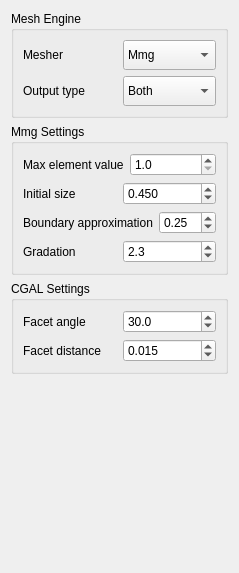
       <widget class="QWidget" name="tabMesh">
        <attribute name="title">
         <string>Mesh</string>
        </attribute>
        <layout class="QVBoxLayout" name="verticalLayout_12">
         <item>
          <widget class="QGroupBox" name="groupBox_7">
           <property name="title">
            <string>Mesh Engine</string>
           </property>
           <layout class="QVBoxLayout" name="verticalLayout_8">
            <item>
             <layout class="QHBoxLayout" name="horizontalLayout_23">
              <item>
               <widget class="QLabel" name="label_10">
                <property name="sizePolicy">
                 <sizepolicy hsizetype="Preferred" vsizetype="Preferred">
                  <horstretch>0</horstretch>
                  <verstretch>0</verstretch>
                 </sizepolicy>
                </property>
                <property name="minimumSize">
                 <size>
                  <width>0</width>
                  <height>0</height>
                 </size>
                </property>
                <property name="toolTip">
                 <string>&lt;html&gt;&lt;head/&gt;&lt;body&gt;&lt;p&gt;Mesh library to use.&lt;/p&gt;&lt;/body&gt;&lt;/html&gt;</string>
                </property>
                <property name="text">
                 <string>Mesher</string>
                </property>
                <property name="alignment">
                 <set>Qt::AlignLeading|Qt::AlignLeft|Qt::AlignVCenter</set>
                </property>
                <property name="margin">
                 <number>2</number>
                </property>
               </widget>
              </item>
              <item>
               <widget class="QComboBox" name="mesherCombo">
                <property name="sizePolicy">
                 <sizepolicy hsizetype="Preferred" vsizetype="Fixed">
                  <horstretch>0</horstretch>
                  <verstretch>0</verstretch>
                 </sizepolicy>
                </property>
                <property name="minimumSize">
                 <size>
                  <width>0</width>
                  <height>30</height>
                 </size>
                </property>
                <property name="toolTip">
                 <string>&lt;html&gt;&lt;head/&gt;&lt;body&gt;&lt;p&gt;Mesh library to use.&lt;/p&gt;&lt;/body&gt;&lt;/html&gt;</string>
                </property>
                <property name="currentIndex">
                 <number>0</number>
                </property>
                <property name="frame">
                 <bool>true</bool>
                </property>
                <item>
                 <property name="text">
                  <string>Mmg</string>
                 </property>
                </item>
                <item>
                 <property name="text">
                  <string>CGAL</string>
                 </property>
                </item>
               </widget>
              </item>
             </layout>
            </item>
            <item>
             <layout class="QHBoxLayout" name="expertLayout1">
              <item>
               <widget class="QLabel" name="outputTypeLabel">
                <property name="sizePolicy">
                 <sizepolicy hsizetype="Preferred" vsizetype="Preferred">
                  <horstretch>0</horstretch>
                  <verstretch>0</verstretch>
                 </sizepolicy>
                </property>
                <property name="minimumSize">
                 <size>
                  <width>0</width>
                  <height>0</height>
                 </size>
                </property>
                <property name="text">
                 <string>Output type</string>
                </property>
                <property name="alignment">
                 <set>Qt::AlignLeading|Qt::AlignLeft|Qt::AlignVCenter</set>
                </property>
                <property name="margin">
                 <number>2</number>
                </property>
               </widget>
              </item>
              <item>
               <widget class="QComboBox" name="outputTypeCombo">
                <property name="sizePolicy">
                 <sizepolicy hsizetype="Preferred" vsizetype="Fixed">
                  <horstretch>0</horstretch>
                  <verstretch>0</verstretch>
                 </sizepolicy>
                </property>
                <property name="minimumSize">
                 <size>
                  <width>0</width>
                  <height>30</height>
                 </size>
                </property>
                <property name="currentIndex">
                 <number>0</number>
                </property>
                <property name="frame">
                 <bool>true</bool>
                </property>
                <item>
                 <property name="text">
                  <string>Both</string>
                 </property>
                </item>
                <item>
                 <property name="text">
                  <string>Scaffold</string>
                 </property>
                </item>
                <item>
                 <property name="text">
                  <string>Void</string>
                 </property>
                </item>
               </widget>
              </item>
             </layout>
            </item>
           </layout>
          </widget>
         </item>
         <item>
          <widget class="QGroupBox" name="groupBoxMMG">
           <property name="title">
            <string>Mmg Settings</string>
           </property>
           <layout class="QVBoxLayout" name="verticalLayout">
            <item>
             <layout class="QHBoxLayout" name="horizontalLayout_6">
              <item>
               <widget class="QLabel" name="label_14">
                <property name="text">
                 <string>Max element value</string>
                </property>
               </widget>
              </item>
              <item>
               <widget class="QDoubleSpinBox" name="maxElementValueSpinBox">
                <property name="toolTip">
                 <string>&lt;html&gt;&lt;head/&gt;&lt;body&gt;&lt;p&gt;TetGen max volume constraint as a fraction of the minimal unit cell size.&lt;/p&gt;&lt;/body&gt;&lt;/html&gt;</string>
                </property>
                <property name="decimals">
                 <number>1</number>
                </property>
                <property name="minimum">
                 <double>1.000000000000000</double>
                </property>
                <property name="maximum">
                 <double>60.000000000000000</double>
                </property>
                <property name="singleStep">
                 <double>0.100000000000000</double>
                </property>
                <property name="value">
                 <double>1.000000000000000</double>
                </property>
               </widget>
              </item>
             </layout>
            </item>
            <item>
             <layout class="QHBoxLayout" name="horizontalLayout_10">
              <item>
               <widget class="QLabel" name="label_15">
                <property name="toolTip">
                 <string>&lt;html&gt;&lt;head/&gt;&lt;body&gt;&lt;p&gt;Base mesh size. Scales with the smallest feature size.&lt;/p&gt;&lt;/body&gt;&lt;/html&gt;</string>
                </property>
                <property name="text">
                 <string>Initial size</string>
                </property>
               </widget>
              </item>
              <item>
               <widget class="QDoubleSpinBox" name="initialSizeSpinBox">
                <property name="toolTip">
                 <string>&lt;html&gt;&lt;head/&gt;&lt;body&gt;&lt;p&gt;Base mesh size. Scales with the smallest feature size.&lt;/p&gt;&lt;/body&gt;&lt;/html&gt;</string>
                </property>
                <property name="decimals">
                 <number>3</number>
                </property>
                <property name="minimum">
                 <double>0.000000000000000</double>
                </property>
                <property name="maximum">
                 <double>60.000000000000000</double>
                </property>
                <property name="singleStep">
                 <double>0.100000000000000</double>
                </property>
                <property name="value">
                 <double>0.450000000000000</double>
                </property>
               </widget>
              </item>
             </layout>
            </item>
            <item>
             <layout class="QHBoxLayout" name="horizontalLayout_2">
              <item>
               <widget class="QLabel" name="label_12">
                <property name="toolTip">
                 <string>&lt;html&gt;&lt;head/&gt;&lt;body&gt;&lt;p&gt;Maximal Hausdorff distance for the boundaries approximation. Scales with the mean feature size.&lt;/p&gt;&lt;/body&gt;&lt;/html&gt;</string>
                </property>
                <property name="text">
                 <string>Boundary approximation</string>
                </property>
               </widget>
              </item>
              <item>
               <widget class="QDoubleSpinBox" name="boundaryAprxSpinBox">
                <property name="toolTip">
                 <string>&lt;html&gt;&lt;head/&gt;&lt;body&gt;&lt;p&gt;Maximal Hausdorff distance for the boundaries approximation. Scales with the mean feature size.&lt;/p&gt;&lt;/body&gt;&lt;/html&gt;</string>
                </property>
                <property name="minimum">
                 <double>0.010000000000000</double>
                </property>
                <property name="maximum">
                 <double>10.000000000000000</double>
                </property>
                <property name="singleStep">
                 <double>0.010000000000000</double>
                </property>
                <property name="value">
                 <double>0.250000000000000</double>
                </property>
               </widget>
              </item>
             </layout>
            </item>
            <item>
             <layout class="QHBoxLayout" name="horizontalLayout_4">
              <item>
               <widget class="QLabel" name="label_13">
                <property name="toolTip">
                 <string>&lt;html&gt;&lt;head/&gt;&lt;body&gt;&lt;p&gt;Gradation value&lt;/p&gt;&lt;/body&gt;&lt;/html&gt;</string>
                </property>
                <property name="text">
                 <string>Gradation</string>
                </property>
               </widget>
              </item>
              <item>
               <widget class="QDoubleSpinBox" name="gradationSpinBox">
                <property name="toolTip">
                 <string>&lt;html&gt;&lt;head/&gt;&lt;body&gt;&lt;p&gt;Gradation value&lt;/p&gt;&lt;/body&gt;&lt;/html&gt;</string>
                </property>
                <property name="decimals">
                 <number>1</number>
                </property>
                <property name="minimum">
                 <double>0.100000000000000</double>
                </property>
                <property name="maximum">
                 <double>10.000000000000000</double>
                </property>
                <property name="singleStep">
                 <double>0.010000000000000</double>
                </property>
                <property name="value">
                 <double>2.300000000000000</double>
                </property>
               </widget>
              </item>
             </layout>
            </item>
           </layout>
          </widget>
         </item>
         <item>
          <widget class="QGroupBox" name="groupBoxCGAL">
           <property name="title">
            <string>CGAL Settings</string>
           </property>
           <layout class="QVBoxLayout" name="verticalLayout_6">
            <item>
             <layout class="QHBoxLayout" name="horizontalLayout_7">
              <item>
               <widget class="QLabel" name="label_17">
                <property name="toolTip">
                 <string>&lt;html&gt;&lt;head/&gt;&lt;body&gt;&lt;p&gt;Surface facet shape. (Lower bound for the surface facets angle in degrees)&lt;/p&gt;&lt;/body&gt;&lt;/html&gt;</string>
                </property>
                <property name="text">
                 <string>Facet angle</string>
                </property>
               </widget>
              </item>
              <item>
               <widget class="QDoubleSpinBox" name="facetAngleSpinBox">
                <property name="toolTip">
                 <string>&lt;html&gt;&lt;head/&gt;&lt;body&gt;&lt;p&gt;Surface facet shape. (Lower bound for the surface facets angle in degrees)&lt;/p&gt;&lt;/body&gt;&lt;/html&gt;</string>
                </property>
                <property name="decimals">
                 <number>1</number>
                </property>
                <property name="minimum">
                 <double>1.000000000000000</double>
                </property>
                <property name="maximum">
                 <double>60.000000000000000</double>
                </property>
                <property name="singleStep">
                 <double>0.100000000000000</double>
                </property>
                <property name="value">
                 <double>30.000000000000000</double>
                </property>
               </widget>
              </item>
             </layout>
            </item>
            <item>
             <layout class="QHBoxLayout" name="horizontalLayout_5">
              <item>
               <widget class="QLabel" name="label_19">
                <property name="toolTip">
                 <string>&lt;html&gt;&lt;head/&gt;&lt;body&gt;&lt;p&gt;Surface approximation error. Scales with the unit cell size. (Upper bound for the distance between the circumcenter of a surface facet and the center of a surface Delaunay ball of this facet)&lt;/p&gt;&lt;/body&gt;&lt;/html&gt;</string>
                </property>
                <property name="text">
                 <string>Facet distance</string>
                </property>
               </widget>
              </item>
              <item>
               <widget class="QDoubleSpinBox" name="facetDistanceSpinBox">
                <property name="toolTip">
                 <string>&lt;html&gt;&lt;head/&gt;&lt;body&gt;&lt;p&gt;Surface approximation error. Scales with the unit cell size. (Upper bound for the distance between the circumcenter of a surface facet and the center of a surface Delaunay ball of this facet)&lt;/p&gt;&lt;/body&gt;&lt;/html&gt;</string>
                </property>
                <property name="decimals">
                 <number>3</number>
                </property>
                <property name="minimum">
                 <double>0.010000000000000</double>
                </property>
                <property name="maximum">
                 <double>10.000000000000000</double>
                </property>
                <property name="singleStep">
                 <double>0.010000000000000</double>
                </property>
                <property name="value">
                 <double>0.015000000000000</double>
                </property>
               </widget>
              </item>
             </layout>
            </item>
           </layout>
          </widget>
         </item>
         <item>
          <spacer name="verticalSpacer">
           <property name="orientation">
            <enum>Qt::Vertical</enum>
           </property>
           <property name="sizeHint" stdset="0">
            <size>
             <width>20</width>
             <height>188</height>
            </size>
           </property>
          </spacer>
         </item>
        </layout>
       </widget>
